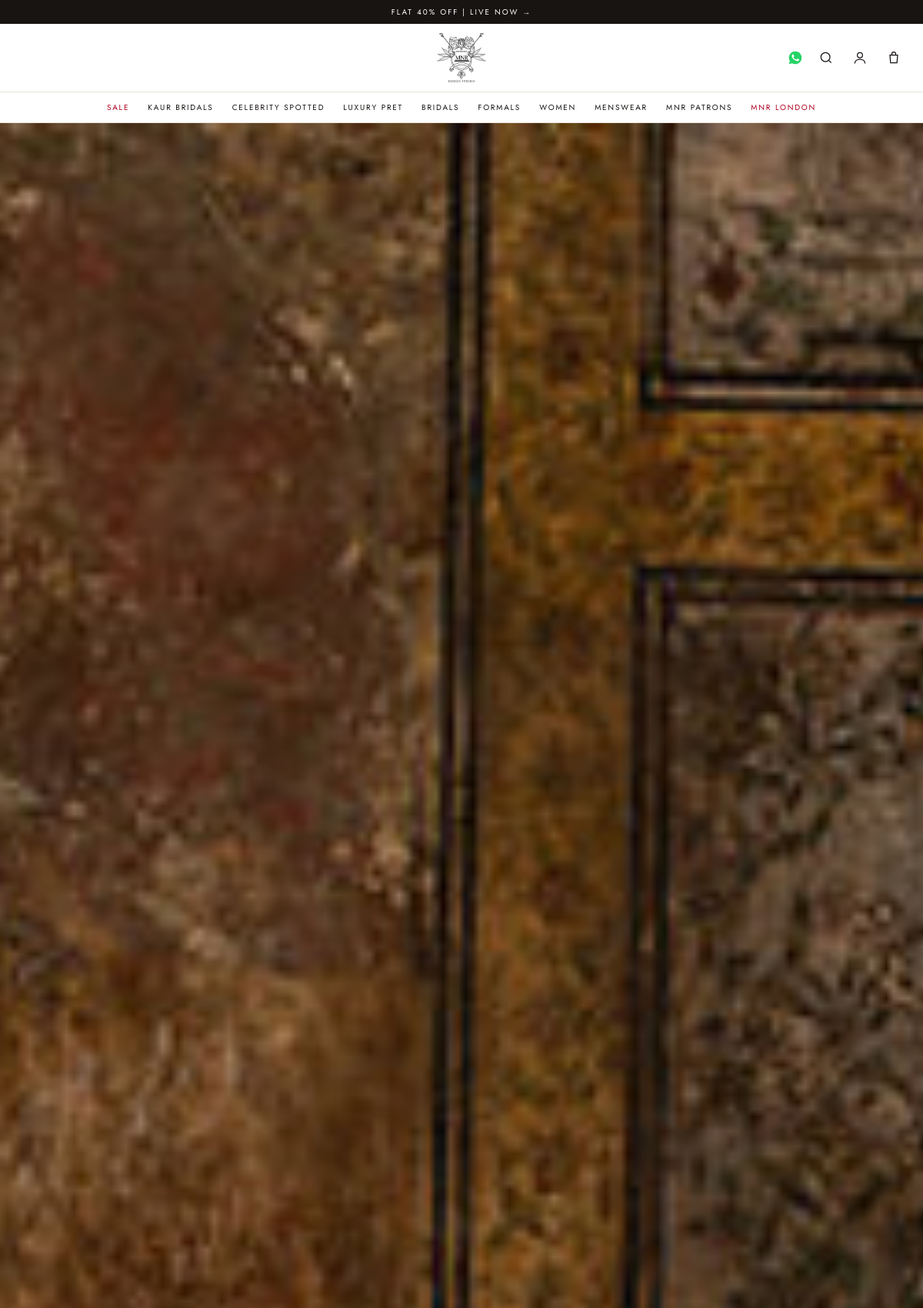
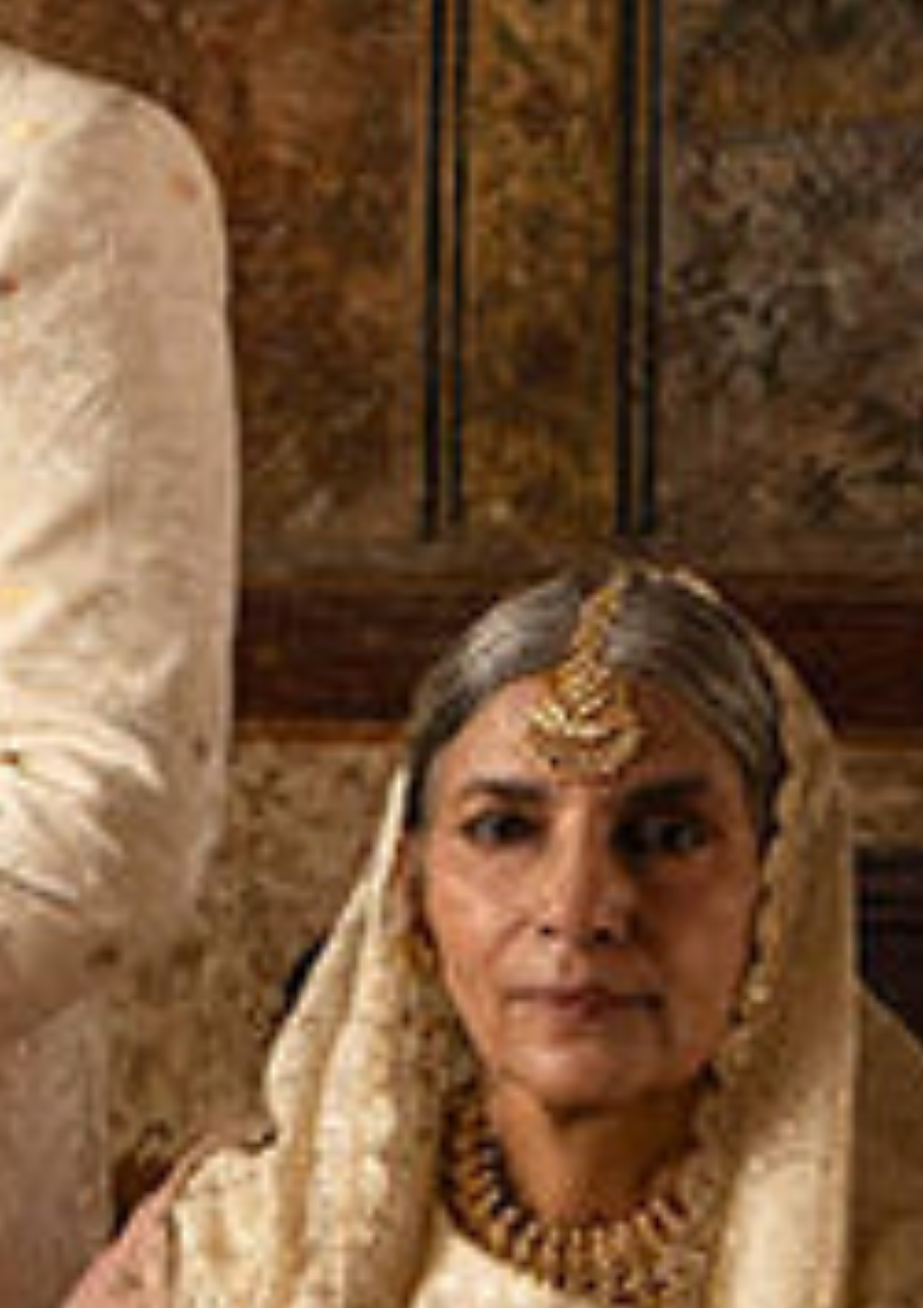
The page / (upper part) on the database its author committed (2 pictures, top to bottom).
### core/models.py (models this page shows, shortened)
class SiteSettings(models.Model):
    brand_name = models.CharField(max_length=120, default="Mohsin Naveed Ranjha")
    short_name = models.CharField(max_length=20, default="MNR")
    tagline = models.CharField(max_length=80, default="Design Studio")
    logo = models.ImageField(upload_to="home/", blank=True)
    logo_footer = models.ImageField(upload_to="home/", blank=True)
    announcement_1 = models.CharField(max_length=160, default="Flat 40% OFF | Live now")
    announcement_2 = models.CharField(max_length=160, blank=True, default="Kaur Bridals | Live Now")
    phone = models.CharField(max_length=40, default="+92 42 3575 8880")
    whatsapp_number = models.CharField(max_length=20, default="923008451482", help_text="Digits only, country code first.")
    email = models.EmailField(default="info@mohsinnaveedranjha.com")
    address = models.CharField(max_length=200, default="MNR Design Studio, Gulberg, Lahore, Pakistan")
    facebook_url = models.URLField(blank=True, default="https://www.facebook.com/mohsinnaveedranjha")
    instagram_url = models.URLField(blank=True, default="https://www.instagram.com/mohsinnaveedranjha")
    youtube_url = models.URLField(blank=True, default="https://www.youtube.com/@mohsinnaveedranjha")
    tiktok_url = models.URLField(blank=True, default="https://www.tiktok.com/@mohsinnaveedranjha")
    studio_text = models.TextField(default="We invite you to embark on a journey of bridal elegance and personalized style by booking an appointment at our prestigious bridal studio.")
    studio_button = models.CharField(max_length=60, default="Book an Appointment")
    campaign_video = models.FileField(upload_to="home/", blank=True)
    campaign_poster = models.ImageField(upload_to="home/", blank=True)
    footer_note = models.CharField(max_length=160, default="© Mohsin Naveed Ranjha — Design Studio. All rights reserved.")
    class Meta:
        verbose_name_plural = "Site settings"
    @classmethod
    def load(cls):
        obj, _ = cls.objects.get_or_create(pk=1)
        return obj
    @property
    def whatsapp_link(self):
        digits = "".join(c for c in self.whatsapp_number if c.isdigit())
        return f"https://wa.me/{digits}" if digits else ""

class Category(models.Model):
    name = models.CharField(max_length=120)
    slug = models.SlugField(max_length=140, unique=True)
    intro = models.TextField(blank=True)
    show_in_nav = models.BooleanField(default=False)
    nav_order = models.PositiveIntegerField(default=0)
    class Meta:
        ordering = ["nav_order", "name"]
        verbose_name_plural = "Categories"

class HeroSlide(models.Model):
    title = models.CharField(max_length=120, help_text="Used as the image alt text.")
    image = models.ImageField(upload_to="home/")
    link = models.CharField(max_length=200, default="/collections/kaur-bridals/")
    order = models.PositiveIntegerField(default=0)
    is_active = models.BooleanField(default=True)
    class Meta:
        ordering = ["order", "id"]

### core/views.py (the view)
# urls.py: path("", views.home, name="home"),
def home(request):
    return render(request, "core/home.html", {
        "heroes": HeroSlide.objects.filter(is_active=True),
        "cards": CategoryCard.objects.filter(is_active=True),
        "editorials": EditorialBlock.objects.filter(is_active=True),
        "studio_images": StudioImage.objects.all(),
        "featured": Product.objects.filter(is_featured=True, available=True)[:8],
    })

### core/context_processors.py (called while the page is built)
def site(request):
    cart = request.session.get("cart", {})
    return {
        "site": SiteSettings.load(),
        "nav_categories": Category.objects.filter(show_in_nav=True),
        "cart_count": sum(cart.values()),
    }

### templates/core/home.html (shortened to what this page needs)
{% extends "core/base.html" %}
{% block content %}
  {% if heroes %}
  <section class="relative h-[62vh] sm:h-[85vh] bg-cream overflow-hidden" id="hero-carousel" aria-label="Featured collections">
    {% for hero in heroes %}
    <div class="hero-slide {% if forloop.first %}active{% endif %}">
      <a href="{{ hero.link }}" class="block w-full h-full" aria-label="{{ hero.title }}">
        <img src="{{ hero.image.url }}" alt="{{ hero.title }}" class="w-full h-full object-cover" {% if not forloop.first %}loading="lazy"{% endif %}>
      </a>
    </div>
    {% endfor %}
  </section>
  {% endif %}
{% endblock %}

### templates/core/base.html (shortened to what this page needs)
{% load static %}
<!DOCTYPE html>
<html lang="en">
<head>
  <script src="https://cdn.tailwindcss.com"></script>
  <link rel="stylesheet" href="{% static 'css/site.css' %}">
</head>
<body class="bg-white text-ink font-sans antialiased">
  <div class="bg-ink text-white text-center text-[10px] tracking-[0.2em] uppercase px-4 py-2">
    <a href="{% url 'collection' 'sale' %}" id="announcement" class="inline-block transition-opacity duration-500">{{ site.announcement_1 }} <span aria-hidden="true">→</span></a>
  </div>
  <header class="bg-white border-b border-line sticky top-0 z-40">
    <div class="max-w-7xl mx-auto px-4 sm:px-6 py-3 grid grid-cols-[1fr_auto_1fr] items-center">
      <a href="{% url 'home' %}" class="block" aria-label="{{ site.brand_name }} home">
        {% if site.logo %}<img src="{{ site.logo.url }}" alt="{{ site.brand_name }}" class="h-14 sm:h-16 w-auto">
        {% else %}<span class="block text-xl tracking-[0.3em] uppercase">{{ site.short_name }}</span><span class="block text-[8px] tracking-[0.4em] uppercase text-gray-500 text-center">{{ site.tagline }}</span>{% endif %}
      </a>
      <div class="flex items-center justify-end gap-3 sm:gap-4">
        {% if site.whatsapp_link %}
        <a href="{{ site.whatsapp_link }}" target="_blank" rel="noopener" aria-label="WhatsApp" class="text-[#25D366] hidden sm:block">
        </a>
        {% endif %}
        <button id="search-btn" aria-label="Search" class="p-1">
          <svg viewBox="0 0 24 24" fill="none" stroke="currentColor" stroke-width="1.5" class="w-5 h-5"><circle cx="11" cy="11" r="7"/><path d="m20 20-3.5-3.5"/></svg>
        </button>
        <a href="/admin/" aria-label="Account" class="hidden sm:block p-1">
          <svg viewBox="0 0 24 24" fill="none" stroke="currentColor" stroke-width="1.5" class="w-5 h-5"><circle cx="12" cy="8" r="4"/><path d="M4 21c0-4 3.5-6.5 8-6.5s8 2.5 8 6.5"/></svg>
        </a>
        <a href="{% url 'cart' %}" aria-label="Shopping bag" class="relative p-1">
          <svg viewBox="0 0 24 24" fill="none" stroke="currentColor" stroke-width="1.5" class="w-5 h-5"><path d="M6 8h12l-1 12H7L6 8Z"/><path d="M9 8V6a3 3 0 0 1 6 0v2"/></svg>
        </a>
      </div>
    </div>
    <nav class="hidden lg:block border-t border-line" aria-label="Main">
      <div class="max-w-7xl mx-auto px-4 sm:px-6 flex justify-center flex-wrap gap-x-6 gap-y-2 py-3 text-[10px] tracking-[0.18em] uppercase">
        <a href="{% url 'collection' 'sale' %}" class="text-sale hover:text-mauvedark">Sale</a>
        {% for c in nav_categories %}
        <a href="{% url 'collection' c.slug %}" class="hover:text-mauve">{{ c.name }}</a>
        {% endfor %}
        <a href="{% url 'page' 'mnr-london' %}" class="text-sale hover:text-mauvedark">MNR London</a>
      </div>
    </nav>
  </header>
  <main>
    {% block content %}{% endblock %}
  </main>
</body>
</html>

### static/css/site.css (style rules this page uses)
:root { --ink: #171412; --mauve: #8a5a58; --mauve-dark: #6f4644; --cream: #f6f3ee; --gold: #b08d57; --line: #e6e1d8; }
html { scroll-behavior: smooth; }
body { scrollbar-width: thin; scrollbar-color: var(--mauve) var(--cream); }
.hero-slide { position: absolute; inset: 0; opacity: 0; transition: opacity 1.1s ease; pointer-events: none; }
.hero-slide.active { opacity: 1; pointer-events: auto; }
.hero-slide img { animation: heroZoom 9s ease-out forwards; }

### rows shown on the page
SiteSettings: announcement_1 "FLAT 40% OFF | LIVE NOW", logo (picture)
Category: name "KAUR BRIDALS"
Category: name "CELEBRITY SPOTTED"
Category: name "LUXURY PRET"
Category: name "BRIDALS"
Category: name "FORMALS"
Category: name "WOMEN"
Category: name "MENSWEAR"
Category: name "MNR PATRONS"
HeroSlide: image (picture)
